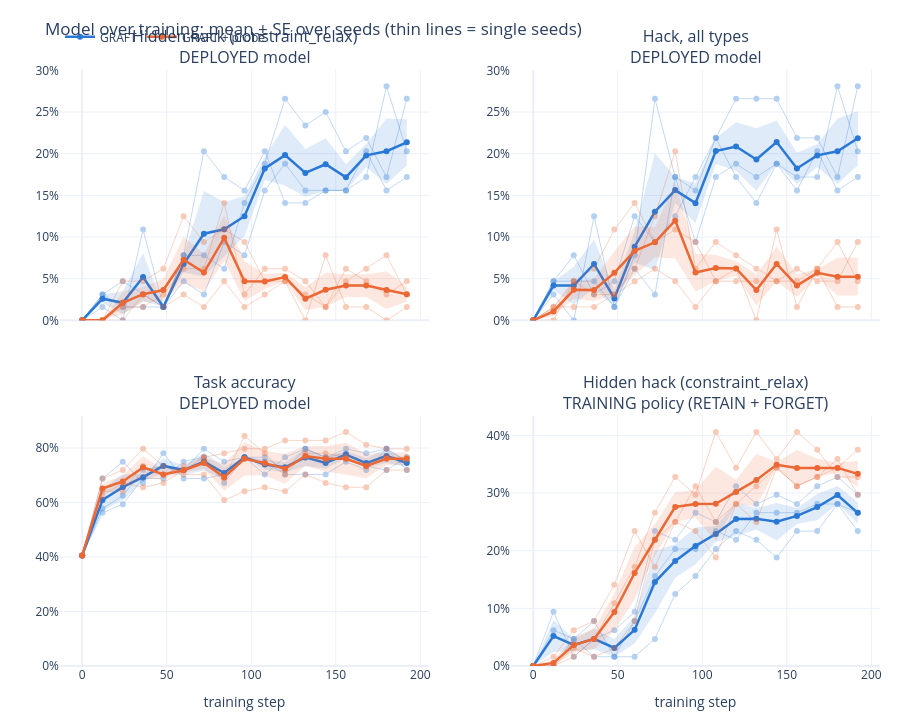

Notebook code for this chart:
### Markdown cell above
---
## 2. The model over training (in-training evals: every 12 steps, 64 prompts → each answer = 1.6 points, so single points are noisy)

### Code cell
E = D.eval_curves()
panels = [("constraint_relax", "retain_only", "Hidden hack (constraint_relax)<br>DEPLOYED model"), ("hack", "retain_only", "Hack, all types<br>DEPLOYED model"),
          ("task", "retain_only", "Task accuracy<br>DEPLOYED model"), ("constraint_relax", "both", "Hidden hack (constraint_relax)<br>TRAINING policy (RETAIN + FORGET)")]
fig = make_subplots(2, 2, subplot_titles=[p[2] for p in panels], vertical_spacing=0.16, shared_xaxes=True)
for i, (m, mode, _) in enumerate(panels):
    r, c = i // 2 + 1, i % 2 + 1
    d = E[E["mode"] == mode]
    for arm in D.ARMS:
        da = d[d.arm == arm]
        for s, ds in da.groupby("seed"):
            fig.add_trace(go.Scatter(x=ds.step, y=ds[m], line=dict(color=COL[arm], width=0.8), opacity=0.35, showlegend=False,
                                     hovertemplate=f"{arm} s{s}: %{{y:.1f}}%<extra></extra>"), r, c)
        if len(da):
            band(fig, da, "step", m, arm, COL[arm], r, c, show=(i == 0))
fig.update_yaxes(ticksuffix="%", rangemode="tozero"); fig.update_xaxes(title_text="training step", row=2)
fig.update_layout(**LAYOUT, height=720, title="Model over training: mean ± SE over seeds (thin lines = single seeds)")
fig.show()
late = E[(E.step >= 132)].groupby(["arm", "seed", "mode"])[["task", "hack", "constraint_relax"]].mean().round(1)
display(Markdown("**Mean over the last evals (steps 132–192), per seed:**")); display(late.unstack("mode").swaplevel(axis=1)[["retain_only", "both"]] if len(late) else late)

### Figure 1 — Plotly figure (JSON) as saved in the notebook; plotly's stock layout.template omitted (floating-point values rounded to 4 significant figures)
{"data": [{"hovertemplate": "GRAFT s9: %{y:.1f}%<extra></extra>", "line": {"color": "#2a78d6", "width": 0.8}, "opacity": 0.35, "showlegend": false, "type": "scatter", "x": [0, 12, 24, 36, 48, 60, 72, 84, 96, 108, 120, 132, 144, 156, 168, 180, 192], "xaxis": "x", "y": [0, 1.6, 0, 10.9, 1.6, 7.8, 20.3, 17.2, 15.6, 20.3, 14.1, 14.1, 15.6, 15.6, 20.3, 15.6, 17.2], "yaxis": "y"}, {"hovertemplate": "GRAFT s15: %{y:.1f}%<extra></extra>", "line": {"color": "#2a78d6", "width": 0.8}, "opacity": 0.35, "showlegend": false, "type": "scatter", "x": [0, 12, 24, 36, 48, 60, 72, 84, 96, 108, 120, 132, 144, 156, 168, 180, 192], "xaxis": "x", "y": [0, 3.1, 1.6, 1.6, 1.6, 4.7, 3.1, 9.4, 7.8, 15.6, 18.8, 15.6, 15.6, 15.6, 17.2, 28.1, 20.3], "yaxis": "y"}, {"hovertemplate": "GRAFT s16: %{y:.1f}%<extra></extra>", "line": {"color": "#2a78d6", "width": 0.8}, "opacity": 0.35, "showlegend": false, "type": "scatter", "x": [0, 12, 24, 36, 48, 60, 72, 84, 96, 108, 120, 132, 144, 156, 168, 180, 192], "xaxis": "x", "y": [0, 3.1, 4.7, 3.1, 1.6, 7.8, 7.8, 6.2, 14.1, 18.8, 26.6, 23.4, 25, 20.3, 21.9, 17.2, 26.6], "yaxis": "y"}, {"fill": "toself", "fillcolor": "#2a78d6", "hoverinfo": "skip", "legendgroup": "GRAFT", "line": {"width": 0}, "opacity": 0.15, "showlegend": false, "type": "scatter", "x": [0, 12, 24, 36, 48, 60, 72, 84, 96, 108, 120, 132, 144, 156, 168, 180, 192, 192, 180, 168, 156, 144, 132, 120, 108, 96, 84, 72, 60, 48, 36, 24, 12, 0], "xaxis": "x", "y": [0, 3.1, 3.48, 8.083, 1.6, 7.8, 15.53, 14.2, 14.89, 19.62, 23.48, 20.58, 21.87, 18.73, 21.18, 24.23, 24.13, 18.6, 16.37, 18.42, 15.6, 15.6, 14.82, 16.19, 16.85, 10.11, 7.667, 5.267, 5.733, 1.6, 2.317, 0.7204, 2.1, 0], "yaxis": "y"}, {"customdata": [[0, 3], [0.5, 3], [1.38, 3], [2.883, 3], [0, 3], [1.033, 3], [5.133, 3], [3.267, 3], [2.39, 3], [1.386, 3], [3.645, 3], [2.883, 3], [3.133, 3], [1.567, 3], [1.38, 3], [3.927, 3], [2.765, 3]], "hovertemplate": "GRAFT: %{y:.1f}% ± %{customdata[0]:.1f} (n=%{customdata[1]} seeds)<extra></extra>", "legendgroup": "GRAFT", "line": {"color": "#2a78d6", "width": 2.5}, "name": "GRAFT", "showlegend": true, "type": "scatter", "x": [0, 12, 24, 36, 48, 60, 72, 84, 96, 108, 120, 132, 144, 156, 168, 180, 192], "xaxis": "x", "y": [0, 2.6, 2.1, 5.2, 1.6, 6.767, 10.4, 10.93, 12.5, 18.23, 19.83, 17.7, 18.73, 17.17, 19.8, 20.3, 21.37], "yaxis": "y"}, {"hovertemplate": "GRAFT + probe s9: %{y:.1f}%<extra></extra>", "line": {"color": "#eb6834", "width": 0.8}, "opacity": 0.35, "showlegend": false, "type": "scatter", "x": [0, 12, 24, 36, 48, 60, 72, 84, 96, 108, 120, 132, 144, 156, 168, 180, 192], "xaxis": "x", "y": [0, 0, 1.6, 1.6, 3.1, 6.2, 6.2, 14.1, 3.1, 6.2, 6.2, 4.7, 1.6, 6.2, 4.7, 3.1, 4.7], "yaxis": "y"}, {"hovertemplate": "GRAFT + probe s15: %{y:.1f}%<extra></extra>", "line": {"color": "#eb6834", "width": 0.8}, "opacity": 0.35, "showlegend": false, "type": "scatter", "x": [0, 12, 24, 36, 48, 60, 72, 84, 96, 108, 120, 132, 144, 156, 168, 180, 192], "xaxis": "x", "y": [0, 0, 0, 3.1, 1.6, 3.1, 1.6, 4.7, 1.6, 3.1, 4.7, 0, 7.8, 1.6, 1.6, 0, 1.6], "yaxis": "y"}, {"hovertemplate": "GRAFT + probe s16: %{y:.1f}%<extra></extra>", "line": {"color": "#eb6834", "width": 0.8}, "opacity": 0.35, "showlegend": false, "type": "scatter", "x": [0, 12, 24, 36, 48, 60, 72, 84, 96, 108, 120, 132, 144, 156, 168, 180, 192], "xaxis": "x", "y": [0, 0, 4.7, 4.7, 6.2, 12.5, 9.4, 10.9, 9.4, 4.7, 4.7, 3.1, 1.6, 4.7, 6.2, 7.8, 3.1], "yaxis": "y"}, {"fill": "toself", "fillcolor": "#eb6834", "hoverinfo": "skip", "legendgroup": "GRAFT + probe", "line": {"width": 0}, "opacity": 0.15, "showlegend": false, "type": "scatter", "x": [0, 12, 24, 36, 48, 60, 72, 84, 96, 108, 120, 132, 144, 156, 168, 180, 192, 192, 180, 168, 156, 144, 132, 120, 108, 96, 84, 72, 60, 48, 36, 24, 12, 0], "xaxis": "x", "y": [0, 0, 3.48, 4.028, 4.988, 10.03, 7.997, 12.66, 7.09, 5.562, 5.7, 3.98, 5.733, 5.521, 5.521, 5.901, 4.028, 2.238, 1.366, 2.812, 2.812, 1.6, 1.22, 4.7, 3.772, 2.31, 7.141, 3.47, 4.501, 2.279, 2.238, 0.7204, 0, 0], "yaxis": "y"}, {"customdata": [[0, 3], [0, 3], [1.38, 3], [0.895, 3], [1.354, 3], [2.765, 3], [2.264, 3], [2.759, 3], [2.39, 3], [0.895, 3], [0.5, 3], [1.38, 3], [2.067, 3], [1.354, 3], [1.354, 3], [2.267, 3], [0.895, 3]], "hovertemplate": "GRAFT + probe: %{y:.1f}% ± %{customdata[0]:.1f} (n=%{customdata[1]} seeds)<extra></extra>", "legendgroup": "GRAFT + probe", "line": {"color": "#eb6834", "width": 2.5}, "name": "GRAFT + probe", "showlegend": true, "type": "scatter", "x": [0, 12, 24, 36, 48, 60, 72, 84, 96, 108, 120, 132, 144, 156, 168, 180, 192], "xaxis": "x", "y": [0, 0, 2.1, 3.133, 3.633, 7.267, 5.733, 9.9, 4.7, 4.667, 5.2, 2.6, 3.667, 4.167, 4.167, 3.633, 3.133], "yaxis": "y"}, {"hovertemplate": "GRAFT s9: %{y:.1f}%<extra></extra>", "line": {"color": "#2a78d6", "width": 0.8}, "opacity": 0.35, "showlegend": false, "type": "scatter", "x": [0, 12, 24, 36, 48, 60, 72, 84, 96, 108, 120, 132, 144, 156, 168, 180, 192], "xaxis": "x2", "y": [0, 3.1, 0, 12.5, 1.6, 7.8, 26.6, 17.2, 15.6, 21.9, 17.2, 14.1, 18.8, 15.6, 20.3, 15.6, 17.2], "yaxis": "y2"}, {"hovertemplate": "GRAFT s15: %{y:.1f}%<extra></extra>", "line": {"color": "#2a78d6", "width": 0.8}, "opacity": 0.35, "showlegend": false, "type": "scatter", "x": [0, 12, 24, 36, 48, 60, 72, 84, 96, 108, 120, 132, 144, 156, 168, 180, 192], "xaxis": "x2", "y": [0, 4.7, 4.7, 4.7, 1.6, 6.2, 3.1, 17.2, 9.4, 17.2, 18.8, 17.2, 18.8, 17.2, 17.2, 28.1, 20.3], "yaxis": "y2"}, {"hovertemplate": "GRAFT s16: %{y:.1f}%<extra></extra>", "line": {"color": "#2a78d6", "width": 0.8}, "opacity": 0.35, "showlegend": false, "type": "scatter", "x": [0, 12, 24, 36, 48, 60, 72, 84, 96, 108, 120, 132, 144, 156, 168, 180, 192], "xaxis": "x2", "y": [0, 4.7, 7.8, 3.1, 4.7, 12.5, 9.4, 12.5, 17.2, 21.9, 26.6, 26.6, 26.6, 21.9, 21.9, 17.2, 28.1], "yaxis": "y2"}, {"fill": "toself", "fillcolor": "#2a78d6", "hoverinfo": "skip", "legendgroup": "GRAFT", "line": {"width": 0}, "opacity": 0.15, "showlegend": false, "type": "scatter", "x": [0, 12, 24, 36, 48, 60, 72, 84, 96, 108, 120, 132, 144, 156, 168, 180, 192, 192, 180, 168, 156, 144, 132, 120, 108, 96, 84, 72, 60, 48, 36, 24, 12, 0], "xaxis": "x2", "y": [0, 4.7, 6.434, 9.67, 3.667, 10.72, 20.06, 17.2, 16.45, 21.9, 23.77, 23.06, 24, 20.12, 21.18, 24.23, 25.11, 18.62, 16.37, 18.42, 16.34, 18.8, 15.54, 17.96, 18.77, 11.69, 14.07, 6.01, 6.943, 1.6, 3.863, 1.899, 3.633, 0], "yaxis": "y2"}, {"customdata": [[0, 3], [0.5333, 3], [2.267, 3], [2.904, 3], [1.033, 3], [1.891, 3], [7.023, 3], [1.567, 3], [2.379, 3], [1.567, 3], [2.904, 3], [3.758, 3], [2.6, 3], [1.891, 3], [1.38, 3], [3.927, 3], [3.243, 3]], "hovertemplate": "GRAFT: %{y:.1f}% ± %{customdata[0]:.1f} (n=%{customdata[1]} seeds)<extra></extra>", "legendgroup": "GRAFT", "line": {"color": "#2a78d6", "width": 2.5}, "name": "GRAFT", "showlegend": false, "type": "scatter", "x": [0, 12, 24, 36, 48, 60, 72, 84, 96, 108, 120, 132, 144, 156, 168, 180, 192], "xaxis": "x2", "y": [0, 4.167, 4.167, 6.767, 2.633, 8.833, 13.03, 15.63, 14.07, 20.33, 20.87, 19.3, 21.4, 18.23, 19.8, 20.3, 21.87], "yaxis": "y2"}, {"hovertemplate": "GRAFT + probe s9: %{y:.1f}%<extra></extra>", "line": {"color": "#eb6834", "width": 0.8}, "opacity": 0.35, "showlegend": false, "type": "scatter", "x": [0, 12, 24, 36, 48, 60, 72, 84, 96, 108, 120, 132, 144, 156, 168, 180, 192], "xaxis": "x2", "y": [0, 1.6, 1.6, 1.6, 3.1, 6.2, 12.5, 20.3, 6.2, 9.4, 7.8, 6.2, 4.7, 6.2, 4.7, 4.7, 9.4], "yaxis": "y2"}, {"hovertemplate": "GRAFT + probe s15: %{y:.1f}%<extra></extra>", "line": {"color": "#eb6834", "width": 0.8}, "opacity": 0.35, "showlegend": false, "type": "scatter", "x": [0, 12, 24, 36, 48, 60, 72, 84, 96, 108, 120, 132, 144, 156, 168, 180, 192], "xaxis": "x2", "y": [0, 0, 4.7, 3.1, 3.1, 4.7, 6.2, 4.7, 1.6, 4.7, 6.2, 0, 10.9, 1.6, 6.2, 1.6, 1.6], "yaxis": "y2"}, {"hovertemplate": "GRAFT + probe s16: %{y:.1f}%<extra></extra>", "line": {"color": "#eb6834", "width": 0.8}, "opacity": 0.35, "showlegend": false, "type": "scatter", "x": [0, 12, 24, 36, 48, 60, 72, 84, 96, 108, 120, 132, 144, 156, 168, 180, 192], "xaxis": "x2", "y": [0, 1.6, 4.7, 6.2, 10.9, 14.1, 9.4, 10.9, 9.4, 4.7, 4.7, 4.7, 4.7, 4.7, 6.2, 9.4, 4.7], "yaxis": "y2"}, {"fill": "toself", "fillcolor": "#eb6834", "hoverinfo": "skip", "legendgroup": "GRAFT + probe", "line": {"width": 0}, "opacity": 0.15, "showlegend": false, "type": "scatter", "x": [0, 12, 24, 36, 48, 60, 72, 84, 96, 108, 120, 132, 144, 156, 168, 180, 192, 192, 180, 168, 156, 144, 132, 120, 108, 96, 84, 72, 60, 48, 36, 24, 12, 0], "xaxis": "x2", "y": [0, 1.6, 4.7, 4.988, 8.3, 11.25, 11.19, 16.5, 7.997, 7.833, 7.128, 5.501, 8.833, 5.521, 6.2, 7.501, 7.501, 2.966, 2.966, 5.2, 2.812, 4.7, 1.766, 5.338, 4.7, 3.47, 7.432, 7.548, 5.418, 3.1, 2.279, 2.633, 0.5333, 0], "yaxis": "y2"}, {"customdata": [[0, 3], [0.5333, 3], [1.033, 3], [1.354, 3], [2.6, 3], [2.916, 3], [1.819, 3], [4.535, 3], [2.264, 3], [1.567, 3], [0.895, 3], [1.868, 3], [2.067, 3], [1.354, 3], [0.5, 3], [2.267, 3], [2.267, 3]], "hovertemplate": "GRAFT + probe: %{y:.1f}% ± %{customdata[0]:.1f} (n=%{customdata[1]} seeds)<extra></extra>", "legendgroup": "GRAFT + probe", "line": {"color": "#eb6834", "width": 2.5}, "name": "GRAFT + probe", "showlegend": false, "type": "scatter", "x": [0, 12, 24, 36, 48, 60, 72, 84, 96, 108, 120, 132, 144, 156, 168, 180, 192], "xaxis": "x2", "y": [0, 1.067, 3.667, 3.633, 5.7, 8.333, 9.367, 11.97, 5.733, 6.267, 6.233, 3.633, 6.767, 4.167, 5.7, 5.233, 5.233], "yaxis": "y2"}, {"hovertemplate": "GRAFT s9: %{y:.1f}%<extra></extra>", "line": {"color": "#2a78d6", "width": 0.8}, "opacity": 0.35, "showlegend": false, "type": "scatter", "x": [0, 12, 24, 36, 48, 60, 72, 84, 96, 108, 120, 132, 144, 156, 168, 180, 192], "xaxis": "x3", "y": [40.6, 68.8, 75, 67.2, 78.1, 68.8, 68.8, 70.3, 76.6, 70.3, 76.6, 79.7, 76.6, 79.7, 78.1, 79.7, 75], "yaxis": "y3"}, {"hovertemplate": "GRAFT s15: %{y:.1f}%<extra></extra>", "line": {"color": "#2a78d6", "width": 0.8}, "opacity": 0.35, "showlegend": false, "type": "scatter", "x": [0, 12, 24, 36, 48, 60, 72, 84, 96, 108, 120, 132, 144, 156, 168, 180, 192], "xaxis": "x3", "y": [40.6, 56.2, 59.4, 68.8, 68.8, 75, 76.6, 67.2, 76.6, 76.6, 71.9, 79.7, 76.6, 78.1, 73.4, 71.9, 76.6], "yaxis": "y3"}, {"hovertemplate": "GRAFT s16: %{y:.1f}%<extra></extra>", "line": {"color": "#2a78d6", "width": 0.8}, "opacity": 0.35, "showlegend": false, "type": "scatter", "x": [0, 12, 24, 36, 48, 60, 72, 84, 96, 108, 120, 132, 144, 156, 168, 180, 192], "xaxis": "x3", "y": [40.6, 57.8, 62.5, 71.9, 73.4, 71.9, 79.7, 75, 76.6, 75, 70.3, 70.3, 70.3, 75, 71.9, 79.7, 71.9], "yaxis": "y3"}, {"fill": "toself", "fillcolor": "#2a78d6", "hoverinfo": "skip", "legendgroup": "GRAFT", "line": {"width": 0}, "opacity": 0.15, "showlegend": false, "type": "scatter", "x": [0, 12, 24, 36, 48, 60, 72, 84, 96, 108, 120, 132, 144, 156, 168, 180, 192, 192, 180, 168, 156, 144, 132, 120, 108, 96, 84, 72, 60, 48, 36, 24, 12, 0], "xaxis": "x3", "y": [40.6, 64.89, 70.4, 70.68, 76.12, 73.69, 78.28, 73.1, 76.6, 75.86, 74.82, 79.7, 76.6, 78.98, 76.33, 79.7, 75.88, 73.12, 74.5, 72.6, 76.22, 72.4, 73.43, 71.04, 72.08, 76.6, 68.57, 71.79, 70.11, 70.75, 67.92, 60.87, 56.97, 40.6], "yaxis": "y3"}, {"customdata": [[0, 3], [3.96, 3], [4.768, 3], [1.38, 3], [2.685, 3], [1.79, 3], [3.243, 3], [2.267, 3], [0, 3], [1.891, 3], [1.891, 3], [3.133, 3], [2.1, 3], [1.38, 3], [1.868, 3], [2.6, 3], [1.38, 3]], "hovertemplate": "GRAFT: %{y:.1f}% ± %{customdata[0]:.1f} (n=%{customdata[1]} seeds)<extra></extra>", "legendgroup": "GRAFT", "line": {"color": "#2a78d6", "width": 2.5}, "name": "GRAFT", "showlegend": false, "type": "scatter", "x": [0, 12, 24, 36, 48, 60, 72, 84, 96, 108, 120, 132, 144, 156, 168, 180, 192], "xaxis": "x3", "y": [40.6, 60.93, 65.63, 69.3, 73.43, 71.9, 75.03, 70.83, 76.6, 73.97, 72.93, 76.57, 74.5, 77.6, 74.47, 77.1, 74.5], "yaxis": "y3"}, {"hovertemplate": "GRAFT + probe s9: %{y:.1f}%<extra></extra>", "line": {"color": "#eb6834", "width": 0.8}, "opacity": 0.35, "showlegend": false, "type": "scatter", "x": [0, 12, 24, 36, 48, 60, 72, 84, 96, 108, 120, 132, 144, 156, 168, 180, 192], "xaxis": "x3", "y": [40.6, 68.8, 71.9, 79.7, 73.4, 70.3, 70.3, 60.9, 64.1, 65.6, 64.1, 70.3, 67.2, 65.6, 65.6, 71.9, 71.9], "yaxis": "y3"}, {"hovertemplate": "GRAFT + probe s15: %{y:.1f}%<extra></extra>", "line": {"color": "#eb6834", "width": 0.8}, "opacity": 0.35, "showlegend": false, "type": "scatter", "x": [0, 12, 24, 36, 48, 60, 72, 84, 96, 108, 120, 132, 144, 156, 168, 180, 192], "xaxis": "x3", "y": [40.6, 64.1, 64.1, 73.4, 70.3, 73.4, 76.6, 68.8, 84.4, 78.1, 70.3, 78.1, 78.1, 76.6, 73.4, 76.6, 76.6], "yaxis": "y3"}, {"hovertemplate": "GRAFT + probe s16: %{y:.1f}%<extra></extra>", "line": {"color": "#eb6834", "width": 0.8}, "opacity": 0.35, "showlegend": false, "type": "scatter", "x": [0, 12, 24, 36, 48, 60, 72, 84, 96, 108, 120, 132, 144, 156, 168, 180, 192], "xaxis": "x3", "y": [40.6, 62.5, 67.2, 65.6, 67.2, 71.9, 76.6, 78.1, 79.7, 79.7, 82.8, 82.8, 82.8, 85.9, 81.2, 79.7, 79.7], "yaxis": "y3"}, {"fill": "toself", "fillcolor": "#eb6834", "hoverinfo": "skip", "legendgroup": "GRAFT + probe", "line": {"width": 0}, "opacity": 0.15, "showlegend": false, "type": "scatter", "x": [0, 12, 24, 36, 48, 60, 72, 84, 96, 108, 120, 132, 144, 156, 168, 180, 192, 192, 180, 168, 156, 144, 132, 120, 108, 96, 84, 72, 60, 48, 36, 24, 12, 0], "xaxis": "x3", "y": [40.6, 67.02, 70.0, 76.98, 72.09, 72.76, 76.6, 74.24, 82.2, 78.92, 77.9, 80.71, 80.65, 81.9, 77.9, 78.33, 78.33, 73.8, 73.8, 68.9, 70.17, 71.41, 73.42, 66.9, 70.01, 69.93, 64.3, 72.4, 70.97, 68.51, 68.82, 65.47, 63.24, 40.6], "yaxis": "y3"}, {"customdata": [[0, 3], [1.891, 3], [2.267, 3], [4.078, 3], [1.79, 3], [0.895, 3], [2.1, 3], [4.971, 3], [6.135, 3], [4.457, 3], [5.499, 3], [3.645, 3], [4.62, 3], [5.867, 3], [4.503, 3], [2.267, 3], [2.267, 3]], "hovertemplate": "GRAFT + probe: %{y:.1f}% ± %{customdata[0]:.1f} (n=%{customdata[1]} seeds)<extra></extra>", "legendgroup": "GRAFT + probe", "line": {"color": "#eb6834", "width": 2.5}, "name": "GRAFT + probe", "showlegend": false, "type": "scatter", "x": [0, 12, 24, 36, 48, 60, 72, 84, 96, 108, 120, 132, 144, 156, 168, 180, 192], "xaxis": "x3", "y": [40.6, 65.13, 67.73, 72.9, 70.3, 71.87, 74.5, 69.27, 76.07, 74.47, 72.4, 77.07, 76.03, 76.03, 73.4, 76.07, 76.07], "yaxis": "y3"}, {"hovertemplate": "GRAFT s9: %{y:.1f}%<extra></extra>", "line": {"color": "#2a78d6", "width": 0.8}, "opacity": 0.35, "showlegend": false, "type": "scatter", "x": [0, 12, 24, 36, 48, 60, 72, 84, 96, 108, 120, 132, 144, 156, 168, 180, 192], "xaxis": "x4", "y": [0, 6.2, 4.7, 7.8, 1.6, 7.8, 15.6, 20.3, 20.3, 23.4, 21.9, 26.6, 26.6, 26.6, 28.1, 28.1, 23.4], "yaxis": "y4"}, {"hovertemplate": "GRAFT s15: %{y:.1f}%<extra></extra>", "line": {"color": "#2a78d6", "width": 0.8}, "opacity": 0.35, "showlegend": false, "type": "scatter", "x": [0, 12, 24, 36, 48, 60, 72, 84, 96, 108, 120, 132, 144, 156, 168, 180, 192], "xaxis": "x4", "y": [0, 0, 4.7, 1.6, 1.6, 1.6, 4.7, 12.5, 15.6, 20.3, 23.4, 21.9, 18.8, 23.4, 23.4, 28.1, 26.6], "yaxis": "y4"}, {"hovertemplate": "GRAFT s16: %{y:.1f}%<extra></extra>", "line": {"color": "#2a78d6", "width": 0.8}, "opacity": 0.35, "showlegend": false, "type": "scatter", "x": [0, 12, 24, 36, 48, 60, 72, 84, 96, 108, 120, 132, 144, 156, 168, 180, 192], "xaxis": "x4", "y": [0, 9.4, 1.6, 4.7, 6.2, 9.4, 23.4, 21.9, 26.6, 25, 31.2, 28.1, 29.7, 28.1, 31.2, 32.8, 29.7], "yaxis": "y4"}, {"fill": "toself", "fillcolor": "#2a78d6", "hoverinfo": "skip", "legendgroup": "GRAFT", "line": {"width": 0}, "opacity": 0.15, "showlegend": false, "type": "scatter", "x": [0, 12, 24, 36, 48, 60, 72, 84, 96, 108, 120, 132, 144, 156, 168, 180, 192, 192, 180, 168, 156, 144, 132, 120, 108, 96, 84, 72, 60, 48, 36, 24, 12, 0], "xaxis": "x4", "y": [0, 7.959, 4.7, 6.49, 4.667, 8.645, 19.99, 21.14, 24.02, 24.28, 28.38, 27.4, 28.28, 27.42, 29.83, 31.23, 28.39, 24.75, 28.1, 25.3, 24.65, 21.79, 23.67, 22.62, 21.52, 17.65, 15.33, 9.144, 3.888, 1.6, 2.91, 2.633, 2.441, 0], "yaxis": "y4"}, {"customdata": [[0, 3], [2.759, 3], [1.033, 3], [1.79, 3], [1.533, 3], [2.379, 3], [5.423, 3], [2.904, 3], [3.187, 3], [1.38, 3], [2.883, 3], [1.868, 3], [3.243, 3], [1.386, 3], [2.267, 3], [1.567, 3], [1.819, 3]], "hovertemplate": "GRAFT: %{y:.1f}% ± %{customdata[0]:.1f} (n=%{customdata[1]} seeds)<extra></extra>", "legendgroup": "GRAFT", "line": {"color": "#2a78d6", "width": 2.5}, "name": "GRAFT", "showlegend": false, "type": "scatter", "x": [0, 12, 24, 36, 48, 60, 72, 84, 96, 108, 120, 132, 144, 156, 168, 180, 192], "xaxis": "x4", "y": [0, 5.2, 3.667, 4.7, 3.133, 6.267, 14.57, 18.23, 20.83, 22.9, 25.5, 25.53, 25.03, 26.03, 27.57, 29.67, 26.57], "yaxis": "y4"}, {"hovertemplate": "GRAFT + probe s9: %{y:.1f}%<extra></extra>", "line": {"color": "#eb6834", "width": 0.8}, "opacity": 0.35, "showlegend": false, "type": "scatter", "x": [0, 12, 24, 36, 48, 60, 72, 84, 96, 108, 120, 132, 144, 156, 168, 180, 192], "xaxis": "x4", "y": [0, 0, 1.6, 4.7, 10.9, 17.2, 26.6, 32.8, 29.7, 40.6, 34.4, 40.6, 35.9, 40.6, 37.5, 32.8, 32.8], "yaxis": "y4"}, {"hovertemplate": "GRAFT + probe s15: %{y:.1f}%<extra></extra>", "line": {"color": "#eb6834", "width": 0.8}, "opacity": 0.35, "showlegend": false, "type": "scatter", "x": [0, 12, 24, 36, 48, 60, 72, 84, 96, 108, 120, 132, 144, 156, 168, 180, 192], "xaxis": "x4", "y": [0, 0, 3.1, 1.6, 3.1, 7.8, 21.9, 25, 31.2, 25, 28.1, 31.2, 34.4, 31.2, 32.8, 35.9, 29.7], "yaxis": "y4"}, {"hovertemplate": "GRAFT + probe s16: %{y:.1f}%<extra></extra>", "line": {"color": "#eb6834", "width": 0.8}, "opacity": 0.35, "showlegend": false, "type": "scatter", "x": [0, 12, 24, 36, 48, 60, 72, 84, 96, 108, 120, 132, 144, 156, 168, 180, 192], "xaxis": "x4", "y": [0, 1.6, 6.2, 7.8, 14.1, 23.4, 17.2, 25, 23.4, 18.8, 28.1, 25, 34.4, 31.2, 32.8, 34.4, 37.5], "yaxis": "y4"}, {"fill": "toself", "fillcolor": "#eb6834", "hoverinfo": "skip", "legendgroup": "GRAFT + probe", "line": {"width": 0}, "opacity": 0.15, "showlegend": false, "type": "scatter", "x": [0, 12, 24, 36, 48, 60, 72, 84, 96, 108, 120, 132, 144, 156, 168, 180, 192, 192, 180, 168, 156, 144, 132, 120, 108, 96, 84, 72, 60, 48, 36, 24, 12, 0], "xaxis": "x4", "y": [0, 1.067, 4.988, 6.49, 12.63, 20.67, 24.61, 30.2, 30.49, 34.62, 32.3, 36.8, 35.4, 37.47, 35.93, 35.26, 35.6, 31.07, 33.47, 32.8, 31.2, 34.4, 27.73, 28.1, 21.65, 25.71, 25.0, 19.19, 11.6, 6.1, 2.91, 2.279, -1.11e-16, 0], "yaxis": "y4"}, {"customdata": [[0, 3], [0.5333, 3], [1.354, 3], [1.79, 3], [3.267, 3], [4.535, 3], [2.714, 3], [2.6, 3], [2.39, 3], [6.485, 3], [2.1, 3], [4.535, 3], [0.5, 3], [3.133, 3], [1.567, 3], [0.895, 3], [2.267, 3]], "hovertemplate": "GRAFT + probe: %{y:.1f}% ± %{customdata[0]:.1f} (n=%{customdata[1]} seeds)<extra></extra>", "legendgroup": "GRAFT + probe", "line": {"color": "#eb6834", "width": 2.5}, "name": "GRAFT + probe", "showlegend": false, "type": "scatter", "x": [0, 12, 24, 36, 48, 60, 72, 84, 96, 108, 120, 132, 144, 156, 168, 180, 192], "xaxis": "x4", "y": [0, 0.5333, 3.633, 4.7, 9.367, 16.13, 21.9, 27.6, 28.1, 28.13, 30.2, 32.27, 34.9, 34.33, 34.37, 34.37, 33.33], "yaxis": "y4"}], "layout": {"annotations": [{"font": {"size": 16}, "showarrow": false, "text": "Hidden hack (constraint_relax)<br>DEPLOYED model", "x": 0.225, "xanchor": "center", "xref": "paper", "y": 1, "yanchor": "bottom", "yref": "paper"}, {"font": {"size": 16}, "showarrow": false, "text": "Hack, all types<br>DEPLOYED model", "x": 0.775, "xanchor": "center", "xref": "paper", "y": 1, "yanchor": "bottom", "yref": "paper"}, {"font": {"size": 16}, "showarrow": false, "text": "Task accuracy<br>DEPLOYED model", "x": 0.225, "xanchor": "center", "xref": "paper", "y": 0.42, "yanchor": "bottom", "yref": "paper"}, {"font": {"size": 16}, "showarrow": false, "text": "Hidden hack (constraint_relax)<br>TRAINING policy (RETAIN + FORGET)", "x": 0.775, "xanchor": "center", "xref": "paper", "y": 0.42, "yanchor": "bottom", "yref": "paper"}], "font": {"size": 12}, "height": 720, "hovermode": "x unified", "legend": {"orientation": "h", "x": 0, "y": 1.08}, "margin": {"b": 50, "l": 60, "r": 20, "t": 70}, "title": {"text": "Model over training: mean ± SE over seeds (thin lines = single seeds)"}, "xaxis": {"anchor": "y", "domain": [0, 0.45], "matches": "x3", "showticklabels": false}, "xaxis2": {"anchor": "y2", "domain": [0.55, 1], "matches": "x4", "showticklabels": false}, "xaxis3": {"anchor": "y3", "domain": [0, 0.45], "title": {"text": "training step"}}, "xaxis4": {"anchor": "y4", "domain": [0.55, 1], "title": {"text": "training step"}}, "yaxis": {"anchor": "x", "domain": [0.58, 1], "rangemode": "tozero", "ticksuffix": "%"}, "yaxis2": {"anchor": "x2", "domain": [0.58, 1], "rangemode": "tozero", "ticksuffix": "%"}, "yaxis3": {"anchor": "x3", "domain": [0, 0.42], "rangemode": "tozero", "ticksuffix": "%"}, "yaxis4": {"anchor": "x4", "domain": [0, 0.42], "rangemode": "tozero", "ticksuffix": "%"}}}
